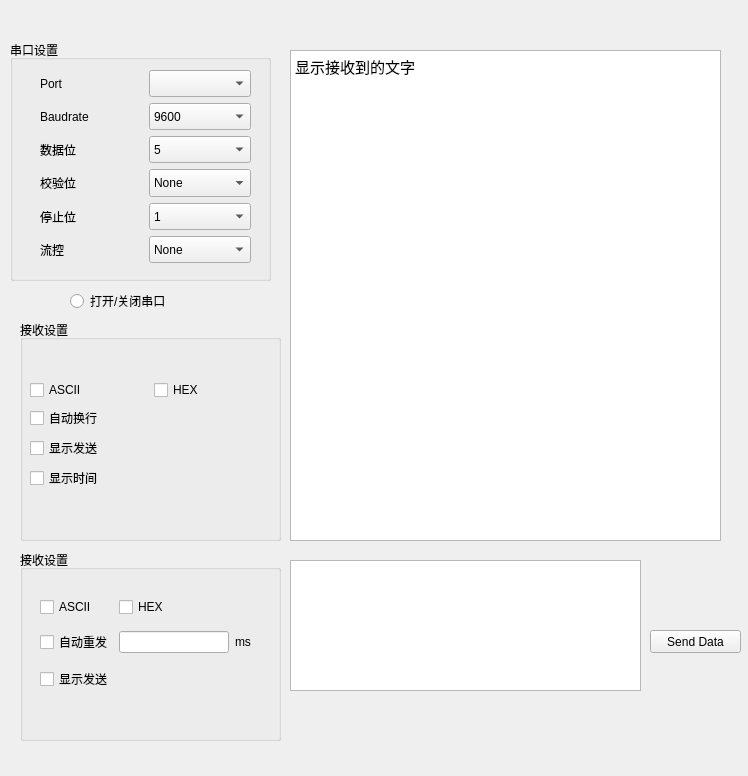
<?xml version="1.0" encoding="UTF-8"?>
<ui version="4.0">
 <class>Form</class>
 <widget class="QWidget" name="Form">
  <property name="geometry">
   <rect>
    <x>0</x>
    <y>0</y>
    <width>748</width>
    <height>776</height>
   </rect>
  </property>
  <property name="windowTitle">
   <string>Form</string>
  </property>
  <property name="styleSheet">
   <string notr="true">font: 11pt &quot;MV Boli&quot;;
font: 11pt &quot;楷体&quot;;</string>
  </property>
  <widget class="QGroupBox" name="groupBox">
   <property name="geometry">
    <rect>
     <x>10</x>
     <y>40</y>
     <width>261</width>
     <height>241</height>
    </rect>
   </property>
   <property name="title">
    <string>串口设置</string>
   </property>
   <widget class="QWidget" name="layoutWidget">
    <property name="geometry">
     <rect>
      <x>30</x>
      <y>30</y>
      <width>211</width>
      <height>193</height>
     </rect>
    </property>
    <layout class="QVBoxLayout" name="verticalLayout">
     <item>
      <layout class="QHBoxLayout" name="horizontalLayout">
       <item>
        <widget class="QLabel" name="label">
         <property name="sizePolicy">
          <sizepolicy hsizetype="Preferred" vsizetype="Preferred">
           <horstretch>0</horstretch>
           <verstretch>0</verstretch>
          </sizepolicy>
         </property>
         <property name="minimumSize">
          <size>
           <width>36</width>
           <height>24</height>
          </size>
         </property>
         <property name="text">
          <string>Port</string>
         </property>
        </widget>
       </item>
       <item>
        <widget class="QComboBox" name="comboBox">
         <property name="sizePolicy">
          <sizepolicy hsizetype="Preferred" vsizetype="Preferred">
           <horstretch>0</horstretch>
           <verstretch>0</verstretch>
          </sizepolicy>
         </property>
         <property name="minimumSize">
          <size>
           <width>94</width>
           <height>24</height>
          </size>
         </property>
         <property name="frame">
          <bool>true</bool>
         </property>
        </widget>
       </item>
      </layout>
     </item>
     <item>
      <layout class="QHBoxLayout" name="horizontalLayout_2">
       <item>
        <widget class="QLabel" name="label_2">
         <property name="sizePolicy">
          <sizepolicy hsizetype="Preferred" vsizetype="Preferred">
           <horstretch>0</horstretch>
           <verstretch>0</verstretch>
          </sizepolicy>
         </property>
         <property name="minimumSize">
          <size>
           <width>36</width>
           <height>24</height>
          </size>
         </property>
         <property name="text">
          <string>Baudrate</string>
         </property>
        </widget>
       </item>
       <item>
        <widget class="QComboBox" name="comboBox_2">
         <property name="sizePolicy">
          <sizepolicy hsizetype="Preferred" vsizetype="Preferred">
           <horstretch>0</horstretch>
           <verstretch>0</verstretch>
          </sizepolicy>
         </property>
         <property name="minimumSize">
          <size>
           <width>94</width>
           <height>24</height>
          </size>
         </property>
         <property name="frame">
          <bool>true</bool>
         </property>
         <item>
          <property name="text">
           <string>9600</string>
          </property>
         </item>
         <item>
          <property name="text">
           <string>19200</string>
          </property>
         </item>
         <item>
          <property name="text">
           <string>38400</string>
          </property>
         </item>
         <item>
          <property name="text">
           <string>57600</string>
          </property>
         </item>
         <item>
          <property name="text">
           <string>115200</string>
          </property>
         </item>
         <item>
          <property name="text">
           <string>Custom</string>
          </property>
         </item>
        </widget>
       </item>
      </layout>
     </item>
     <item>
      <layout class="QHBoxLayout" name="horizontalLayout_4">
       <item>
        <widget class="QLabel" name="label_4">
         <property name="sizePolicy">
          <sizepolicy hsizetype="Preferred" vsizetype="Preferred">
           <horstretch>0</horstretch>
           <verstretch>0</verstretch>
          </sizepolicy>
         </property>
         <property name="minimumSize">
          <size>
           <width>36</width>
           <height>24</height>
          </size>
         </property>
         <property name="text">
          <string>数据位</string>
         </property>
        </widget>
       </item>
       <item>
        <widget class="QComboBox" name="comboBox_4">
         <property name="sizePolicy">
          <sizepolicy hsizetype="Preferred" vsizetype="Preferred">
           <horstretch>0</horstretch>
           <verstretch>0</verstretch>
          </sizepolicy>
         </property>
         <property name="minimumSize">
          <size>
           <width>94</width>
           <height>24</height>
          </size>
         </property>
         <property name="frame">
          <bool>true</bool>
         </property>
         <item>
          <property name="text">
           <string>5</string>
          </property>
         </item>
         <item>
          <property name="text">
           <string>6</string>
          </property>
         </item>
         <item>
          <property name="text">
           <string>7</string>
          </property>
         </item>
         <item>
          <property name="text">
           <string>8</string>
          </property>
         </item>
         <item>
          <property name="text">
           <string>9</string>
          </property>
         </item>
        </widget>
       </item>
      </layout>
     </item>
     <item>
      <layout class="QHBoxLayout" name="horizontalLayout_3">
       <item>
        <widget class="QLabel" name="label_3">
         <property name="sizePolicy">
          <sizepolicy hsizetype="Preferred" vsizetype="Preferred">
           <horstretch>0</horstretch>
           <verstretch>0</verstretch>
          </sizepolicy>
         </property>
         <property name="minimumSize">
          <size>
           <width>36</width>
           <height>24</height>
          </size>
         </property>
         <property name="text">
          <string>校验位</string>
         </property>
        </widget>
       </item>
       <item>
        <widget class="QComboBox" name="comboBox_3">
         <property name="sizePolicy">
          <sizepolicy hsizetype="Preferred" vsizetype="Preferred">
           <horstretch>0</horstretch>
           <verstretch>0</verstretch>
          </sizepolicy>
         </property>
         <property name="minimumSize">
          <size>
           <width>94</width>
           <height>24</height>
          </size>
         </property>
         <property name="frame">
          <bool>true</bool>
         </property>
         <item>
          <property name="text">
           <string>None</string>
          </property>
         </item>
         <item>
          <property name="text">
           <string>Even</string>
          </property>
         </item>
         <item>
          <property name="text">
           <string>Odd</string>
          </property>
         </item>
         <item>
          <property name="text">
           <string>Mark</string>
          </property>
         </item>
         <item>
          <property name="text">
           <string>Space</string>
          </property>
         </item>
        </widget>
       </item>
      </layout>
     </item>
     <item>
      <layout class="QHBoxLayout" name="horizontalLayout_6">
       <item>
        <widget class="QLabel" name="label_6">
         <property name="sizePolicy">
          <sizepolicy hsizetype="Preferred" vsizetype="Preferred">
           <horstretch>0</horstretch>
           <verstretch>0</verstretch>
          </sizepolicy>
         </property>
         <property name="minimumSize">
          <size>
           <width>36</width>
           <height>24</height>
          </size>
         </property>
         <property name="text">
          <string>停止位</string>
         </property>
        </widget>
       </item>
       <item>
        <widget class="QComboBox" name="comboBox_6">
         <property name="sizePolicy">
          <sizepolicy hsizetype="Preferred" vsizetype="Preferred">
           <horstretch>0</horstretch>
           <verstretch>0</verstretch>
          </sizepolicy>
         </property>
         <property name="minimumSize">
          <size>
           <width>94</width>
           <height>24</height>
          </size>
         </property>
         <property name="frame">
          <bool>true</bool>
         </property>
         <item>
          <property name="text">
           <string>1</string>
          </property>
         </item>
         <item>
          <property name="text">
           <string>1.5</string>
          </property>
         </item>
         <item>
          <property name="text">
           <string>2</string>
          </property>
         </item>
        </widget>
       </item>
      </layout>
     </item>
     <item>
      <layout class="QHBoxLayout" name="horizontalLayout_5">
       <item>
        <widget class="QLabel" name="label_5">
         <property name="sizePolicy">
          <sizepolicy hsizetype="Preferred" vsizetype="Preferred">
           <horstretch>0</horstretch>
           <verstretch>0</verstretch>
          </sizepolicy>
         </property>
         <property name="minimumSize">
          <size>
           <width>36</width>
           <height>24</height>
          </size>
         </property>
         <property name="text">
          <string>流控</string>
         </property>
        </widget>
       </item>
       <item>
        <widget class="QComboBox" name="comboBox_5">
         <property name="sizePolicy">
          <sizepolicy hsizetype="Preferred" vsizetype="Preferred">
           <horstretch>0</horstretch>
           <verstretch>0</verstretch>
          </sizepolicy>
         </property>
         <property name="minimumSize">
          <size>
           <width>94</width>
           <height>24</height>
          </size>
         </property>
         <property name="frame">
          <bool>true</bool>
         </property>
         <item>
          <property name="text">
           <string>None</string>
          </property>
         </item>
         <item>
          <property name="text">
           <string>RTC/CTS</string>
          </property>
         </item>
         <item>
          <property name="text">
           <string>XON/XOFF</string>
          </property>
         </item>
        </widget>
       </item>
      </layout>
     </item>
    </layout>
   </widget>
  </widget>
  <widget class="QGroupBox" name="groupBox_2">
   <property name="geometry">
    <rect>
     <x>20</x>
     <y>320</y>
     <width>261</width>
     <height>221</height>
    </rect>
   </property>
   <property name="title">
    <string>接收设置</string>
   </property>
   <widget class="QWidget" name="layoutWidget">
    <property name="geometry">
     <rect>
      <x>10</x>
      <y>60</y>
      <width>241</width>
      <height>111</height>
     </rect>
    </property>
    <layout class="QGridLayout" name="gridLayout">
     <item row="0" column="0">
      <widget class="QCheckBox" name="checkBox">
       <property name="text">
        <string>ASCII</string>
       </property>
      </widget>
     </item>
     <item row="0" column="1">
      <widget class="QCheckBox" name="checkBox_2">
       <property name="text">
        <string>HEX</string>
       </property>
      </widget>
     </item>
     <item row="1" column="0">
      <widget class="QCheckBox" name="checkBox_3">
       <property name="text">
        <string>自动换行</string>
       </property>
      </widget>
     </item>
     <item row="2" column="0">
      <widget class="QCheckBox" name="checkBox_4">
       <property name="text">
        <string>显示发送</string>
       </property>
      </widget>
     </item>
     <item row="3" column="0">
      <widget class="QCheckBox" name="checkBox_5">
       <property name="text">
        <string>显示时间</string>
       </property>
      </widget>
     </item>
    </layout>
   </widget>
  </widget>
  <widget class="QGroupBox" name="groupBox_3">
   <property name="geometry">
    <rect>
     <x>20</x>
     <y>550</y>
     <width>261</width>
     <height>191</height>
    </rect>
   </property>
   <property name="title">
    <string>接收设置</string>
   </property>
   <widget class="QWidget" name="layoutWidget_6">
    <property name="geometry">
     <rect>
      <x>20</x>
      <y>40</y>
      <width>211</width>
      <height>111</height>
     </rect>
    </property>
    <layout class="QGridLayout" name="gridLayout_2">
     <item row="1" column="0">
      <widget class="QCheckBox" name="checkBox_8">
       <property name="text">
        <string>自动重发</string>
       </property>
      </widget>
     </item>
     <item row="1" column="1">
      <widget class="QLineEdit" name="lineEdit"/>
     </item>
     <item row="2" column="0">
      <widget class="QCheckBox" name="checkBox_9">
       <property name="text">
        <string>显示发送</string>
       </property>
      </widget>
     </item>
     <item row="0" column="0">
      <widget class="QCheckBox" name="checkBox_6">
       <property name="text">
        <string>ASCII</string>
       </property>
      </widget>
     </item>
     <item row="0" column="1">
      <widget class="QCheckBox" name="checkBox_7">
       <property name="text">
        <string>HEX</string>
       </property>
      </widget>
     </item>
     <item row="1" column="2">
      <widget class="QLabel" name="label_7">
       <property name="text">
        <string>ms</string>
       </property>
      </widget>
     </item>
    </layout>
   </widget>
  </widget>
  <widget class="QTextBrowser" name="textBrowser">
   <property name="geometry">
    <rect>
     <x>290</x>
     <y>50</y>
     <width>431</width>
     <height>491</height>
    </rect>
   </property>
   <property name="html">
    <string>&lt;!DOCTYPE HTML PUBLIC &quot;-//W3C//DTD HTML 4.0//EN&quot; &quot;http://www.w3.org/TR/REC-html40/strict.dtd&quot;&gt;
&lt;html&gt;&lt;head&gt;&lt;meta name=&quot;qrichtext&quot; content=&quot;1&quot; /&gt;&lt;style type=&quot;text/css&quot;&gt;
p, li { white-space: pre-wrap; }
&lt;/style&gt;&lt;/head&gt;&lt;body style=&quot; font-family:'楷体'; font-size:11pt; font-weight:400; font-style:normal;&quot;&gt;
&lt;p style=&quot; margin-top:0px; margin-bottom:0px; margin-left:0px; margin-right:0px; -qt-block-indent:0; text-indent:0px;&quot;&gt;显示接收到的文字&lt;/p&gt;&lt;/body&gt;&lt;/html&gt;</string>
   </property>
  </widget>
  <widget class="QRadioButton" name="radioButton">
   <property name="geometry">
    <rect>
     <x>70</x>
     <y>290</y>
     <width>161</width>
     <height>22</height>
    </rect>
   </property>
   <property name="text">
    <string>打开/关闭串口</string>
   </property>
  </widget>
  <widget class="QPushButton" name="sendData">
   <property name="geometry">
    <rect>
     <x>650</x>
     <y>630</y>
     <width>91</width>
     <height>23</height>
    </rect>
   </property>
   <property name="text">
    <string>Send Data</string>
   </property>
  </widget>
  <widget class="QTextEdit" name="textEdit">
   <property name="geometry">
    <rect>
     <x>290</x>
     <y>560</y>
     <width>351</width>
     <height>131</height>
    </rect>
   </property>
  </widget>
 </widget>
 <resources/>
 <connections/>
</ui>
